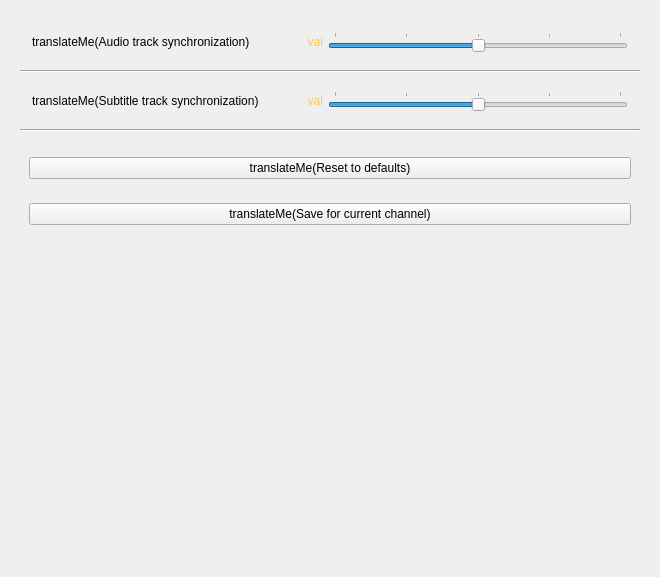
<?xml version="1.0" encoding="UTF-8"?>
<ui version="4.0">
 <class>m_Window</class>
 <widget class="QFrame" name="m_Window">
  <property name="geometry">
   <rect>
    <x>0</x>
    <y>0</y>
    <width>660</width>
    <height>577</height>
   </rect>
  </property>
  <layout class="QHBoxLayout" name="horizontalLayout_9">
   <item>
    <widget class="CRowContainer" name="m_ScrollArea">
     <property name="focusPolicy">
      <enum>Qt::NoFocus</enum>
     </property>
     <property name="styleSheet">
      <string notr="true">#m_ScrollArea {background-color: transparent;}
QWidget::disabled  {color: rgb(128, 128, 128);}
QCheckBox {
    spacing: 10px;
    color: rgb(255, 204, 74);
    }
  QCheckBox::indicator:checked {
     image: url(_BASESKINPATH_/img/select/checkedCombo.png);
    width: 26px;
    height: 26px;
   }
QCheckBox::indicator:unchecked {
     image: url(_BASESKINPATH_/img/select/uncheckedCombo.png);
    width: 26px;
    height: 26px;
   }


/*INCLUDE_UI_scrollbar.qss*/
</string>
     </property>
     <property name="frameShape">
      <enum>QFrame::NoFrame</enum>
     </property>
     <property name="horizontalScrollBarPolicy">
      <enum>Qt::ScrollBarAlwaysOff</enum>
     </property>
     <property name="widgetResizable">
      <bool>true</bool>
     </property>
     <property name="rowSliderInfo" stdset="0">
      <string notr="true">color1=&quot;0x7080A0FF&quot; color2=&quot;0xAA146414&quot; type=&quot;0&quot; roundcorner=&quot;0&quot; borderwidth=&quot;0&quot; bordercolor=&quot;0xFF010101&quot;</string>
     </property>
     <property name="rowBorderInfo" stdset="0">
      <string notr="true">borderwidth=&quot;0&quot; roundcorner=&quot;0&quot; bordercolor=&quot;0xB0FF9933&quot; </string>
     </property>
     <widget class="QWidget" name="m_scrollAreaWidgetContents">
      <property name="geometry">
       <rect>
        <x>0</x>
        <y>0</y>
        <width>642</width>
        <height>559</height>
       </rect>
      </property>
      <property name="styleSheet">
       <string notr="true">#m_scrollAreaWidgetContents {background-color: transparent;}</string>
      </property>
      <layout class="QVBoxLayout" name="verticalLayout">
       <item>
        <widget class="QWidget" name="m_AudoContainer" native="true">
         <layout class="QGridLayout" name="gridLayout_2">
          <item row="0" column="0">
           <widget class="CSkinProgressWidget" name="m_Row01" native="true">
            <property name="focusPolicy">
             <enum>Qt::TabFocus</enum>
            </property>
            <layout class="QHBoxLayout" name="horizontalLayout_2">
             <property name="spacing">
              <number>0</number>
             </property>
             <property name="leftMargin">
              <number>3</number>
             </property>
             <property name="topMargin">
              <number>3</number>
             </property>
             <property name="rightMargin">
              <number>3</number>
             </property>
             <property name="bottomMargin">
              <number>3</number>
             </property>
             <item>
              <widget class="QLabel" name="label_4">
               <property name="text">
                <string>translateMe(Audio track synchronization)</string>
               </property>
              </widget>
             </item>
             <item>
              <spacer name="horizontalSpacer">
               <property name="orientation">
                <enum>Qt::Horizontal</enum>
               </property>
               <property name="sizeType">
                <enum>QSizePolicy::Expanding</enum>
               </property>
               <property name="sizeHint" stdset="0">
                <size>
                 <width>40</width>
                 <height>20</height>
                </size>
               </property>
              </spacer>
             </item>
             <item>
              <widget class="QLabel" name="m_AudioTextVal">
               <property name="styleSheet">
                <string notr="true">QWidget::enabled {color: rgb(255, 204, 74);}
QWidget::disabled  {color: rgb(128, 128, 128);}</string>
               </property>
               <property name="text">
                <string notr="true">val</string>
               </property>
               <property name="alignment">
                <set>Qt::AlignRight|Qt::AlignTrailing|Qt::AlignVCenter</set>
               </property>
              </widget>
             </item>
             <item>
              <spacer name="horizontalSpacer_3">
               <property name="orientation">
                <enum>Qt::Horizontal</enum>
               </property>
               <property name="sizeType">
                <enum>QSizePolicy::Fixed</enum>
               </property>
               <property name="sizeHint" stdset="0">
                <size>
                 <width>5</width>
                 <height>20</height>
                </size>
               </property>
              </spacer>
             </item>
             <item>
              <widget class="QSlider" name="m_AudioSlider">
               <property name="sizePolicy">
                <sizepolicy hsizetype="Fixed" vsizetype="Fixed">
                 <horstretch>0</horstretch>
                 <verstretch>0</verstretch>
                </sizepolicy>
               </property>
               <property name="minimumSize">
                <size>
                 <width>300</width>
                 <height>0</height>
                </size>
               </property>
               <property name="maximumSize">
                <size>
                 <width>300</width>
                 <height>16777215</height>
                </size>
               </property>
               <property name="focusPolicy">
                <enum>Qt::NoFocus</enum>
               </property>
               <property name="minimum">
                <number>-1000</number>
               </property>
               <property name="maximum">
                <number>1000</number>
               </property>
               <property name="singleStep">
                <number>1</number>
               </property>
               <property name="pageStep">
                <number>100</number>
               </property>
               <property name="orientation">
                <enum>Qt::Horizontal</enum>
               </property>
               <property name="tickPosition">
                <enum>QSlider::TicksAbove</enum>
               </property>
               <property name="tickInterval">
                <number>500</number>
               </property>
              </widget>
             </item>
            </layout>
           </widget>
          </item>
         </layout>
        </widget>
       </item>
       <item>
        <widget class="Line" name="line_2">
         <property name="orientation">
          <enum>Qt::Horizontal</enum>
         </property>
        </widget>
       </item>
       <item>
        <widget class="QWidget" name="m_SpuContainer" native="true">
         <layout class="QVBoxLayout" name="verticalLayout_3">
          <item>
           <widget class="CSkinProgressWidget" name="m_Row02" native="true">
            <property name="focusPolicy">
             <enum>Qt::TabFocus</enum>
            </property>
            <layout class="QHBoxLayout" name="horizontalLayout_10">
             <property name="spacing">
              <number>0</number>
             </property>
             <property name="leftMargin">
              <number>3</number>
             </property>
             <property name="topMargin">
              <number>3</number>
             </property>
             <property name="rightMargin">
              <number>3</number>
             </property>
             <property name="bottomMargin">
              <number>3</number>
             </property>
             <item>
              <widget class="QLabel" name="label_2">
               <property name="text">
                <string>translateMe(Subtitle track synchronization)</string>
               </property>
              </widget>
             </item>
             <item>
              <spacer name="horizontalSpacer_13">
               <property name="orientation">
                <enum>Qt::Horizontal</enum>
               </property>
               <property name="sizeHint" stdset="0">
                <size>
                 <width>40</width>
                 <height>20</height>
                </size>
               </property>
              </spacer>
             </item>
             <item>
              <widget class="QLabel" name="m_SpuTextVal">
               <property name="styleSheet">
                <string notr="true">QWidget::enabled {color: rgb(255, 204, 74);}
QWidget::disabled  {color: rgb(128, 128, 128);}</string>
               </property>
               <property name="text">
                <string notr="true">val</string>
               </property>
               <property name="alignment">
                <set>Qt::AlignRight|Qt::AlignTrailing|Qt::AlignVCenter</set>
               </property>
              </widget>
             </item>
             <item>
              <spacer name="horizontalSpacer_14">
               <property name="orientation">
                <enum>Qt::Horizontal</enum>
               </property>
               <property name="sizeType">
                <enum>QSizePolicy::Fixed</enum>
               </property>
               <property name="sizeHint" stdset="0">
                <size>
                 <width>5</width>
                 <height>20</height>
                </size>
               </property>
              </spacer>
             </item>
             <item>
              <widget class="QSlider" name="m_SpuSlider">
               <property name="sizePolicy">
                <sizepolicy hsizetype="Fixed" vsizetype="Fixed">
                 <horstretch>0</horstretch>
                 <verstretch>0</verstretch>
                </sizepolicy>
               </property>
               <property name="minimumSize">
                <size>
                 <width>300</width>
                 <height>0</height>
                </size>
               </property>
               <property name="maximumSize">
                <size>
                 <width>300</width>
                 <height>16777215</height>
                </size>
               </property>
               <property name="focusPolicy">
                <enum>Qt::NoFocus</enum>
               </property>
               <property name="minimum">
                <number>-1000</number>
               </property>
               <property name="maximum">
                <number>1000</number>
               </property>
               <property name="singleStep">
                <number>1</number>
               </property>
               <property name="pageStep">
                <number>100</number>
               </property>
               <property name="orientation">
                <enum>Qt::Horizontal</enum>
               </property>
               <property name="tickPosition">
                <enum>QSlider::TicksAbove</enum>
               </property>
               <property name="tickInterval">
                <number>500</number>
               </property>
              </widget>
             </item>
            </layout>
           </widget>
          </item>
         </layout>
        </widget>
       </item>
       <item>
        <widget class="Line" name="line_3">
         <property name="orientation">
          <enum>Qt::Horizontal</enum>
         </property>
        </widget>
       </item>
       <item>
        <spacer name="verticalSpacer_3">
         <property name="orientation">
          <enum>Qt::Vertical</enum>
         </property>
         <property name="sizeType">
          <enum>QSizePolicy::Fixed</enum>
         </property>
         <property name="sizeHint" stdset="0">
          <size>
           <width>20</width>
           <height>10</height>
          </size>
         </property>
        </spacer>
       </item>
       <item>
        <widget class="CSkinProgressWidget" name="m_Row03" native="true">
         <property name="focusPolicy">
          <enum>Qt::TabFocus</enum>
         </property>
         <layout class="QHBoxLayout" name="horizontalLayout_11">
          <item>
           <widget class="QPushButton" name="m_ResetButton">
            <property name="focusPolicy">
             <enum>Qt::NoFocus</enum>
            </property>
            <property name="styleSheet">
             <string notr="true">/*INCLUDE_UI_defaultbutton.qss*/</string>
            </property>
            <property name="text">
             <string>translateMe(Reset to defaults)</string>
            </property>
           </widget>
          </item>
         </layout>
        </widget>
       </item>
       <item>
        <widget class="CSkinProgressWidget" name="m_Row04" native="true">
         <property name="focusPolicy">
          <enum>Qt::TabFocus</enum>
         </property>
         <layout class="QHBoxLayout" name="horizontalLayout_12">
          <item>
           <widget class="QPushButton" name="m_SaveButton">
            <property name="focusPolicy">
             <enum>Qt::NoFocus</enum>
            </property>
            <property name="styleSheet">
             <string notr="true">/*INCLUDE_UI_defaultbutton.qss*/</string>
            </property>
            <property name="text">
             <string>translateMe(Save for current channel)</string>
            </property>
           </widget>
          </item>
         </layout>
        </widget>
       </item>
       <item>
        <spacer name="verticalSpacer">
         <property name="orientation">
          <enum>Qt::Vertical</enum>
         </property>
         <property name="sizeHint" stdset="0">
          <size>
           <width>20</width>
           <height>40</height>
          </size>
         </property>
        </spacer>
       </item>
      </layout>
     </widget>
    </widget>
   </item>
  </layout>
 </widget>
 <customwidgets>
  <customwidget>
   <class>CRowContainer</class>
   <extends>QScrollArea</extends>
   <header>widgetrowcontainer.h</header>
   <container>1</container>
  </customwidget>
  <customwidget>
   <class>CSkinProgressWidget</class>
   <extends>QWidget</extends>
   <header>skinprogresswidget.h</header>
   <container>1</container>
  </customwidget>
 </customwidgets>
 <tabstops>
  <tabstop>m_Row01</tabstop>
  <tabstop>m_Row02</tabstop>
 </tabstops>
 <resources/>
 <connections/>
</ui>
